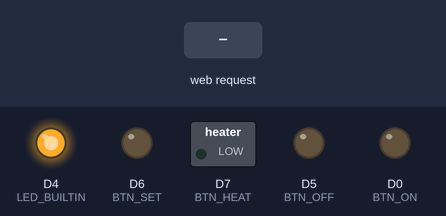
Simulated run of this sketch. Board: ESP8266 (NodeMCU). Parts: switched loads named in the sketch (green lamp = pin HIGH), output pins drawn as LEDs (lit = HIGH, except the on-board LED, lit = LOW). The test bench sets the inputs (shaded band). WiFi joins after 1.5 s; servers stay silent unless stated.

Above: at 2.7 s.
2.8 s: HTTP request GET /heat received
At 3.7 s:
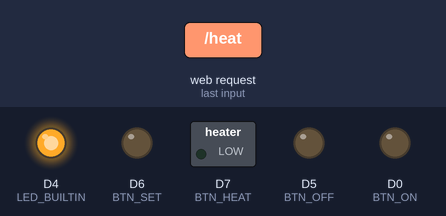
4.3 s: HTTP request GET /1 received
At 4.9 s:
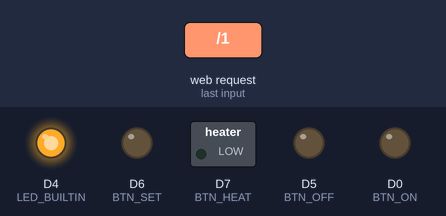
Timing chart, 0 to 7.3 s (numbered marks = the images above; inputs shaded):
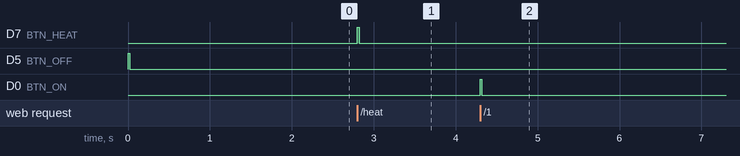

The sketch:

Ultrasonic_Cleaner.ino
```cpp
/*
** Wireless Ultrasonic Cleaner - WiFi addon
**
** For more informations please refer to :
** https://github.com/m600x/WUC
*/

#include <ESP8266WiFi.h>
#include <WiFiClient.h>
#include <ESP8266WebServer.h>
#include <ESP8266mDNS.h>

const char*				ssid = "yourssid";
const char*				password = "yourpassword";

#define		BTN_ON		D0
#define		BTN_OFF		D5
#define		BTN_SET		D6
#define		BTN_HEAT	D7

ESP8266WebServer		server(80);
MDNSResponder			mdns;
int						bool_heater = 0;
int						bool_running = 0;
int						cleantime = 0;

int pusher(int pin)
{
	digitalWrite(pin, HIGH);
	delay(20);
	digitalWrite(pin, LOW);
	return (1);
}

void cleaning(int cltime)
{
	int		st_time = 0;
	int		interval = 0;

	bool_running = 1;
	cleantime = cltime * 60;
	pusher(BTN_ON);
	while (cltime && bool_running)
	{
		st_time = millis() + 60000 - 20;
		interval = millis();
		while ((millis() < st_time) && bool_running)
		{
			if (((millis() - interval) > 1000) && (interval = millis()))
				cleantime--;
			server.handleClient();
		}
		cltime--;
		pusher(BTN_SET);
	}
	pusher(BTN_OFF);
	bool_running = 0;
	if (bool_heater && pusher(BTN_HEAT))
		bool_heater = 0;
}

void busy()
{
	String webBusy = "";
	webBusy += "<div align=\"center\"><h1>Cleaning in progress</h1><h3>Heater is currently ";
	webBusy += bool_heater ? "<strong><span style=\"color: #ff0000;\">ON</span></strong></h3>" : "OFF</h3>";
	webBusy += "<a href=\"heat\"><button>TURN ON/OFF</button></a>";
	webBusy += "<h3>Time left: ";
	if ((cleantime / 60) > 60)
	{
		webBusy += String((cleantime / 60) / 60);
		webBusy += " hours ";
		webBusy += String((cleantime / 60) % 60);
	}
	else
	{
		webBusy += String(cleantime / 60);
	}
	webBusy += " minutes and ";
	webBusy += String(cleantime % 60);
	webBusy += " seconds.</h3><p><a href=\"stop\"><button>EMERGENCY STOP</button></a></p></div>";
	webBusy += "&nbsp;<hr /><p style=\"text-align: center;\">";
	webBusy += "<a href=\"https://github.com/m600x/WUC\">Source Code</a></p>";
	server.send(200, "text/html", webBusy);
}

void normal()
{
	String webPage = "";
	webPage += "<div align=\"center\"><h1>Wireless Ultrasonic Cleaner</h1><h3>Heater is ";
	webPage += bool_heater ? "<strong><span style=\"color: #ff0000;\">ON</span></strong></h3>" : "OFF</h3>";
	webPage += "<a href=\"heat\"><button>TURN ON/OFF</button></a>";
	webPage += "<h3>Timing</h3>";
	webPage += "<a href=\"1\"><button>1:00</button></a> ";
	webPage += "<a href=\"2\"><button>2:00</button></a> ";
	webPage += "<a href=\"3\"><button>3:00</button></a> ";
	webPage += "<a href=\"4\"><button>4:00</button></a> ";
	webPage += "<a href=\"5\"><button>5:00</button></a> ";
	webPage += "<a href=\"10\"><button>10:00</button></a> ";
	webPage += "<a href=\"20\"><button>20:00</button></a> ";
	webPage += "<a href=\"30\"><button>30:00</button></a> ";
	webPage += "<a href=\"40\"><button>40:00</button></a> ";
	webPage += "<a href=\"50\"><button>50:00</button></a> ";
	webPage += "<p></p>";
	webPage += "<a href=\"60\"><button>1 hour</button></a> ";
	webPage += "<a href=\"120\"><button>2 hours</button></a> ";
	webPage += "<a href=\"180\"><button>3 hours</button></a> ";
	webPage += "<a href=\"240\"><button>4 hours</button></a> ";
	webPage += "<a href=\"300\"><button>5 hours</button></a> ";
	webPage += "<a href=\"360\"><button>6 hours</button></a> ";
	webPage += "<a href=\"420\"><button>7 hours</button></a> ";
	webPage += "<a href=\"480\"><button>8 hours</button></a> ";
	webPage += "<a href=\"540\"><button>9 hours</button></a> ";
	webPage += "<a href=\"600\"><button>10 hours</button></a>";
	webPage += "<p></p><h3>Custom time (in minutes) [from 1 to 10080 (a week)] :</h3>";
	webPage += "<script type=\"text/javascript\">";
	webPage += "function isNumberKey(evt){";
	webPage += "var charCode = (evt.which) ? evt.which : event.keyCode";
	webPage += "if (charCode > 31 && (charCode < 48 || charCode > 57))";
	webPage += "return false;";
	webPage += "return true;";
	webPage += "}";
	webPage += "</script>";
	webPage += "<form method='POST' action='/custom'>";
	webPage += "<input name=\"customtime\" type=\"number\" onkeypress=\"return isNumberKey(event)\"/> ";
	webPage += "<input type=submit name=x value=Enter />";
	webPage += "</form>";
	webPage += "</div>";
	webPage += "&nbsp;<hr /><p style=\"text-align: center;\">";
	webPage += "<a href=\"https://github.com/m600x/WUC\">Source Code</a></p>";
	server.send(200, "text/html", webPage);
}

void custom_time()
{
	server.sendHeader("Location", String("/"), true);
	server.send(302, "text/plain", "");
	int customtime = server.arg("customtime").toInt();
	if (customtime > 0 && customtime < 10081)
		dispatcher(customtime, 0, 0);
}

void dispatcher(int cltime, int heat, int stop)
{
	server.sendHeader("Location", String("/"), true);
	server.send(302, "text/plain", "");
	bool_running ? busy() : normal();
	if (cltime && !bool_running)
		cleaning(cltime);
	if (heat)
	{
		if (!bool_heater && pusher(BTN_HEAT))
			bool_heater = 1;
		else if (bool_heater && pusher(BTN_HEAT))
			bool_heater = 0;
	}
	if (stop)
	{
		if (bool_heater && pusher(BTN_HEAT))
			bool_heater = 0;
		if (bool_running)
			bool_running = 0;
	}
}

void setserver()
{
	server.on("/", [](){ bool_running ? busy() : normal();;});
	server.on("/custom", [](){ custom_time();});
	server.on("/heat", [](){ dispatcher(0, 1, 0);});
	server.on("/stop", [](){ dispatcher(0, 0, 1);});
	server.on("/1", [](){ dispatcher(1, 0, 0);});
	server.on("/2", [](){ dispatcher(2, 0, 0);});
	server.on("/3", [](){ dispatcher(3, 0, 0);});
	server.on("/4", [](){ dispatcher(4, 0, 0);});
	server.on("/5", [](){ dispatcher(5, 0, 0);});
	server.on("/10", [](){ dispatcher(10, 0, 0);});
	server.on("/20", [](){ dispatcher(20, 0, 0);});
	server.on("/30", [](){ dispatcher(30, 0, 0);});
	server.on("/40", [](){ dispatcher(40, 0, 0);});
	server.on("/50", [](){ dispatcher(50, 0, 0);});
	server.on("/60", [](){ dispatcher(60, 0, 0);});
	server.on("/120", [](){ dispatcher(120, 0, 0);});
	server.on("/180", [](){ dispatcher(180, 0, 0);});
	server.on("/240", [](){ dispatcher(240, 0, 0);});
	server.on("/300", [](){ dispatcher(300, 0, 0);});
	server.on("/360", [](){ dispatcher(360, 0, 0);});
	server.on("/420", [](){ dispatcher(420, 0, 0);});
	server.on("/480", [](){ dispatcher(480, 0, 0);});
	server.on("/540", [](){ dispatcher(540, 0, 0);});
	server.on("/600", [](){ dispatcher(600, 0, 0);});
}

void setup()
{
	pinMode(BTN_ON, OUTPUT);
	pinMode(BTN_OFF, OUTPUT);
	pinMode(BTN_SET, OUTPUT);
	pinMode(BTN_HEAT, OUTPUT);
	pinMode(LED_BUILTIN, OUTPUT);
	digitalWrite(BTN_ON, LOW);
	digitalWrite(BTN_OFF, LOW);
	digitalWrite(BTN_SET, LOW);
	digitalWrite(BTN_HEAT, LOW);
	pusher(BTN_OFF);
	WiFi.begin(ssid, password);
	while (WiFi.status() != WL_CONNECTED)
		delay(500);
	digitalWrite(LED_BUILTIN, LOW);
	mdns.begin("esp8266", WiFi.localIP());
	setserver();
	server.begin();
}

void loop(void)
{
	server.handleClient();
}
```

Measured:
- after the input at 2.8 s, D7 (BTN_HEAT): LOW → HIGH at once, → LOW 0.02 s later
- after the input at 4.3 s, D0 (BTN_ON): LOW → HIGH at once, → LOW 0.02 s later
